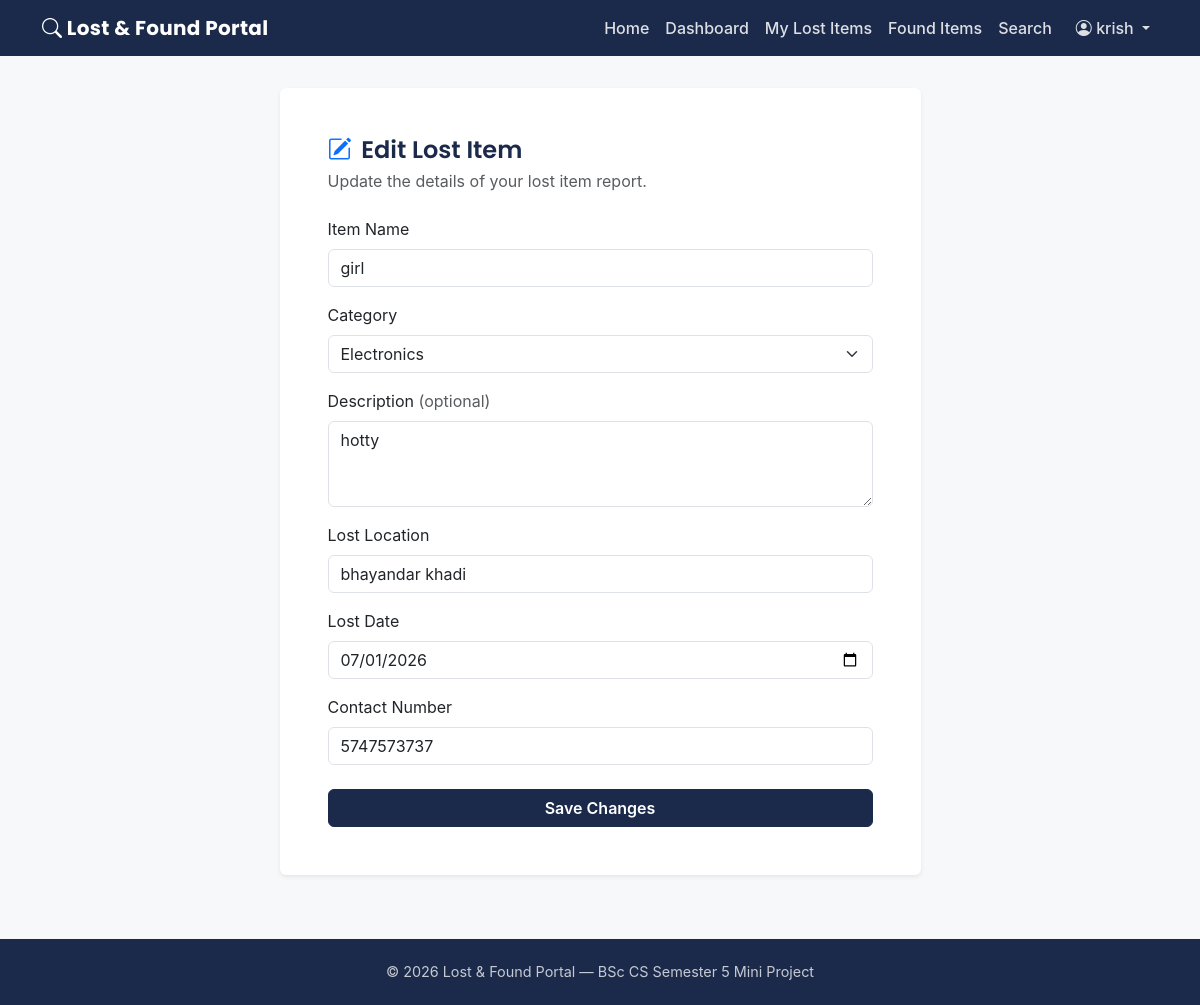
The app's page /lost/edit/1 (signed in) with its own data.
### models/lost_item.py (models this page shows, shortened)
class LostItem(db.Model):
    __tablename__ = "lost_items"
    id = db.Column(db.Integer, primary_key=True)
    user_id = db.Column(db.Integer, db.ForeignKey("users.id"), nullable=False)
    item_name = db.Column(db.String(120), nullable=False)
    category = db.Column(db.String(50), nullable=False)
    description = db.Column(db.Text, nullable=True)
    location = db.Column(db.String(150), nullable=False)   # Lost Location
    date = db.Column(db.Date, nullable=False)               # Lost Date
    contact = db.Column(db.String(20), nullable=False)      # Contact Number
    created_at = db.Column(db.DateTime, default=lambda: datetime.now(timezone.utc))

### routes/lost.py (the view, shortened to what this page needs)
@lost_bp.route("/edit/<int:item_id>", methods=["GET", "POST"])
@login_required
def edit_lost(item_id):
    item = LostItem.query.get_or_404(item_id)
    if item.user_id != session["user_id"]:
        abort(403)
    return render_template("edit_lost.html", item=item, categories=CATEGORIES)

### templates/edit_lost.html (shortened to what this page needs)
{% extends "base.html" %}
{% block content %}
<div class="row justify-content-center">
    <div class="col-lg-7">
        <div class="card border-0 shadow-sm">
            <div class="card-body p-4 p-md-5">
                <h4 class="mb-1"><i class="bi bi-pencil-square text-primary me-1"></i> Edit Lost Item</h4>
                <p class="text-muted mb-4">Update the details of your lost item report.</p>
                <form method="POST" action="{{ url_for('lost.edit_lost', item_id=item.id) }}" class="needs-validation" novalidate>
                    {% set location_label = "Lost Location" %}
                    {% set date_label = "Lost Date" %}
                    {% include "_item_form_fields.html" with context %}
                    <button type="submit" class="btn btn-navy w-100 mt-2">Save Changes</button>
                </form>
            </div>
        </div>
    </div>
</div>
{% endblock %}

### templates/_item_form_fields.html (shortened to what this page needs)
<div class="mb-3">
    <label for="item_name" class="form-label">Item Name</label>
    <input type="text" class="form-control" id="item_name" name="item_name" required minlength="2"
           value="{{ (item.item_name if item else (form.item_name if form else '')) }}">
</div>
<div class="mb-3">
    <label for="category" class="form-label">Category</label>
    <select class="form-select" id="category" name="category" required>
        {% for cat in categories %}
            {% set current = item.category if item else (form.category if form else '') %}
            <option value="{{ cat }}" {% if current == cat %}selected{% endif %}>{{ cat }}</option>
        {% endfor %}
    </select>
</div>
<div class="mb-3">
    <label for="description" class="form-label">Description <span class="text-muted">(optional)</span></label>
    <textarea class="form-control" id="description" name="description" rows="3">{{ item.description if item else (form.description if form else '') }}</textarea>
</div>
<div class="mb-3">
    <label for="location" class="form-label">{{ location_label|default("Location") }}</label>
    <input type="text" class="form-control" id="location" name="location" required
           value="{{ item.location if item else (form.location if form else '') }}">
</div>
<div class="mb-3">
    <label for="date" class="form-label">{{ date_label|default("Date") }}</label>
    <input type="date" class="form-control" id="date" name="date" required
           value="{{ item.date.strftime('%Y-%m-%d') if item else (form.date if form else '') }}">
</div>
<div class="mb-3">
    <label for="contact" class="form-label">Contact Number</label>
    <input type="tel" class="form-control" id="contact" name="contact" required pattern="[0-9]{7,15}"
           value="{{ item.contact if item else (form.contact if form else '') }}">
</div>

### static/css/style.css (style rules this page uses)
:root { --navy: #1B2A4A; --navy-dark: #121D34; --amber: #F2A93B; --amber-dark: #D98F1F; --paper: #F7F8FA; --ink: #26324A; }
body { background-color: var(--paper); color: var(--ink); font-family: -apple-system, BlinkMacSystemFont, "Segoe UI", Roboto, Helvetica, Arial, sans-serif; display: flex; flex-direction: column; min-height: 100vh; }
h1, h2, h3, h4, h5, .navbar-brand, .brand-font { font-family: "Poppins", -apple-system, BlinkMacSystemFont, "Segoe UI", Roboto, sans-serif; font-weight: 600; color: var(--navy); }
.btn-navy { background-color: var(--navy); border-color: var(--navy); color: #fff; font-weight: 600; }

### records on screen
LostItem: item_name "girl", category "Electronics", description "hotty", location "bhayandar khadi", date "07/01/2026", contact "5747573737"

### other values on screen
{{ session.get('username') }} "krish"
{{ location_label|default("Location") }} "Lost Location"
{{ date_label|default("Date") }} "Lost Date"
